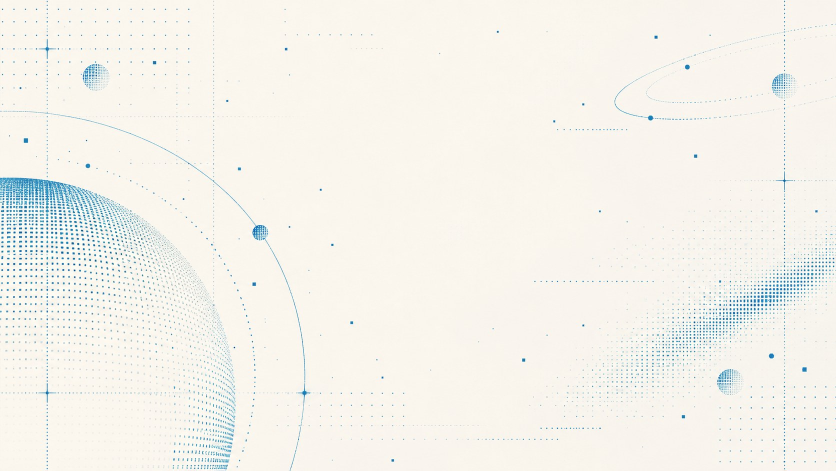
#> input picture src/renderer/assets/theme-lattice-light.jpg, 1672 x 941 px (shown at 1/2 size)
$ python export-icon.py ../src/renderer/assets/theme-lattice-light.jpg
#> lines starting #> are read from the running program, lines starting #| are printed output that depends on the picture
#!/usr/bin/env python3
"""Cut a transparent rounded Tide icon from the square wave artwork.

The source is fully opaque. The rounded square is masked here so the
top-right corner does not keep a rectangular block of background.
"""

from __future__ import annotations

import math
import sys
from pathlib import Path

from PIL import Image

ROOT = Path(__file__).resolve().parents[1]
DEFAULT_SOURCE = Path("/home/ubuntu/.cursor/projects/workspace/uploads/tide-icon-source_edaf.png")
SIZES = (16, 32, 48, 64, 128, 256)
MASTER = 1024
RADIUS_RATIO = 0.2237


def rounded_alpha(size: int, radius: float) -> Image.Image:
    scale = 4
    big = size * scale
    rad = radius * scale
    mask = Image.new("L", (big, big), 0)
    pixels = mask.load()
    limit = big - rad
    for y in range(big):
        for x in range(big):
            cx = min(max(x + 0.5, rad), limit)
            cy = min(max(y + 0.5, rad), limit)
            distance = math.hypot((x + 0.5) - cx, (y + 0.5) - cy) - rad
            if distance <= -0.75:
                alpha = 255
            elif distance >= 0.75:
                alpha = 0
            else:
                alpha = int(round(255 * (0.75 - distance) / 1.5))
            pixels[x, y] = alpha
    return mask.resize((size, size), Image.Resampling.LANCZOS)


def apply_mask(art: Image.Image) -> Image.Image:
    size = art.width
    radius = size * RADIUS_RATIO
    alpha = rounded_alpha(size, radius)
    red, green, blue, _old = art.split()
    merged = Image.merge("RGBA", (red, green, blue, alpha))
    pixels = merged.load()
    for y in range(size):
        for x in range(size):
            r, g, b, a = pixels[x, y]
            if a == 0:
                pixels[x, y] = (0, 0, 0, 0)
            else:
                pixels[x, y] = (r, g, b, a)
    return merged


def outside(size: int, x: int, y: int) -> bool:
    radius = size * RADIUS_RATIO
    cx = min(max(x + 0.5, radius), size - radius)
    cy = min(max(y + 0.5, radius), size - radius)
    return math.hypot((x + 0.5) - cx, (y + 0.5) - cy) - radius > 1.25


def assert_clean(icon: Image.Image) -> None:
    pixels = icon.load()
    width, height = icon.size
    for x, y in ((0, 0), (width - 1, 0), (0, height - 1), (width - 1, height - 1)):
        if pixels[x, y][3] != 0:
            raise SystemExit(f"corner {x},{y} is not transparent: {pixels[x, y]}")
    leaks = 0
    for y in range(height):
        for x in range(width):
            if pixels[x, y][3] > 18 and outside(width, x, y):
                leaks += 1
    if leaks:
        raise SystemExit(f"{leaks} pixels sit outside the rounded square")
    if pixels[width // 2, height // 2][3] < 250:
        raise SystemExit("the wave center was punched out")


def export(source: Path) -> None:
    art = Image.open(source).convert("RGBA")
    if art.width < 256 or art.height < 256:
        raise SystemExit(f"source is too small: {art.size}")
    side = min(art.width, art.height)
#> side = 941
    left = (art.width - side) // 2
#> left = 365
    top = (art.height - side) // 2
#> top = 0
    square = art.crop((left, top, left + side, top + side)).resize((MASTER, MASTER), Image.Resampling.LANCZOS)
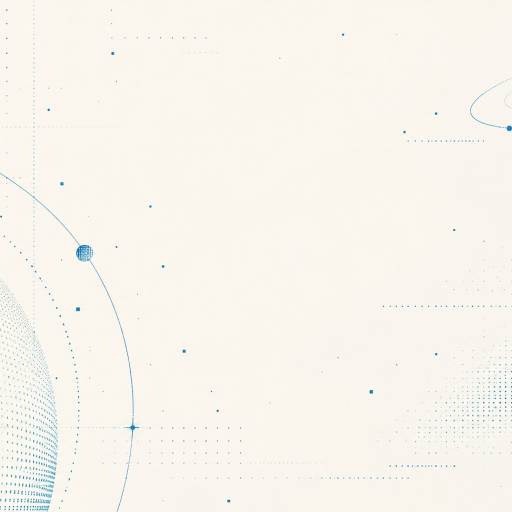
#> square: PIL image 1024x1024 RGBA (shown at 1/2 size); mean R, G, B, A 248, 244.6, 236.7, 255
    masked = apply_mask(square)
#> in rounded_alpha, `mask = Image.new("L", (big, big), 0)`: mask: PIL image 4096x4096 L; every value is 0
#> in rounded_alpha, `return mask.resize((size, size), Image.Resampling.LANCZOS)`:
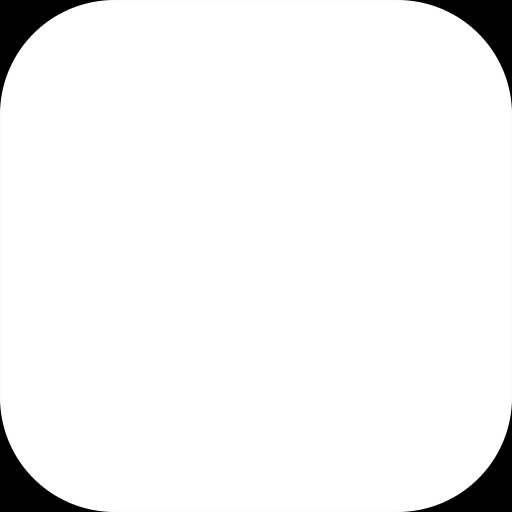
#> returned value: PIL image 1024x1024 L (shown at 1/2 size); min 0, max 255, mean 244
#> in apply_mask, `red, green, blue, _old = art.split()`: _old: PIL image 1024x1024 L; every value is 255
    assert_clean(masked)
    icon_dir = ROOT / "build" / "icons"
    icon_dir.mkdir(parents=True, exist_ok=True)
    sized = {}
    for size in SIZES:
        resized = masked.resize((size, size), Image.Resampling.LANCZOS)
        sized[size] = apply_mask(resized)
    for size, image in sized.items():
        assert_clean(image)
        image.save(icon_dir / f"{size}.png")
    sized[256].save(ROOT / "build" / "icon.png")
    sized[256].save(
        ROOT / "build" / "icon.ico",
        format="ICO",
        sizes=[(size, size) for size in SIZES],
    )
    preview_dir = Path("/opt/cursor/artifacts")
    preview_dir.mkdir(parents=True, exist_ok=True)
    for color, name in (
        ((248, 246, 242), "icon-on-white"),
        ((226, 226, 226), "icon-on-gray"),
        ((7, 8, 11), "icon-on-ink"),
    ):
        board = Image.new("RGB", (360, 360), color)
        icon = sized[256]
        board.paste(icon, (52, 52), icon)
        board.save(preview_dir / f"{name}.png")
    print(f"exported {source} -> build/icon.png and build/icon.ico")


if __name__ == "__main__":
#> (the run stopped early here; a loop or call above may not have finished)
